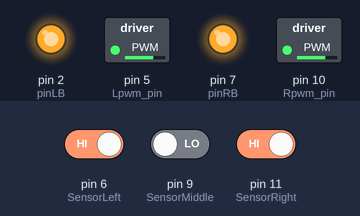
The sketch below on a simulated Arduino Uno, built with avr-gcc and run on an emulated ATmega328P. Parts: switched loads named in the sketch (green lamp = pin HIGH), output pins drawn as LEDs (lit = HIGH). The test bench sets the inputs (shaded band); at power-on: pin 6 (SensorLeft) HIGH, pin 9 (SensorMiddle) LOW, pin 11 (SensorRight) HIGH. Pins used as bus, display or sensor lines are not drawn.

Above: at 1.2 s.
1.3 s: pin 6 (SensorLeft) driven LOW
At 1.7 s:
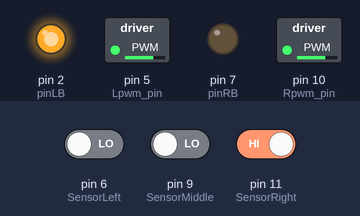
2.8 s: pin 6 (SensorLeft) driven HIGH
At 4.0 s:
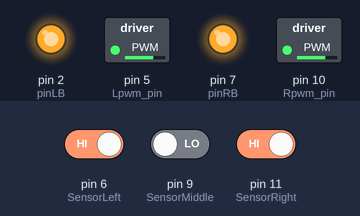
4.3 s: pin 9 (SensorMiddle) driven HIGH
At 5.2 s:
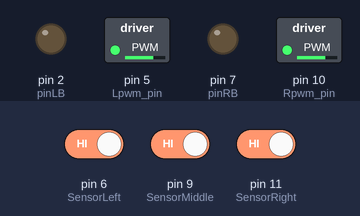
5.8 s: pin 11 (SensorRight) driven LOW
At 6.3 s:
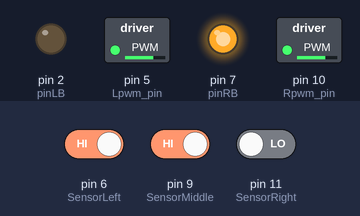
7.3 s: pin 11 (SensorRight) driven HIGH
At 8.7 s:
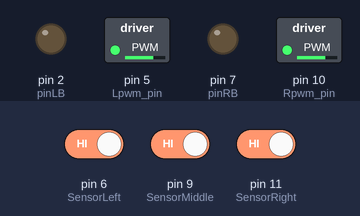
Timing chart, 0 to 9.8 s (numbered marks = the images above; inputs shaded):
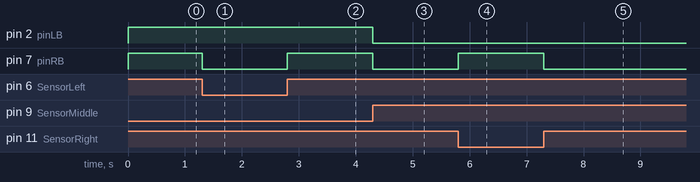

Measured:
- after the input at 1.3 s, pin 7 (pinRB): HIGH → LOW at once
- after the input at 2.8 s, pin 7 (pinRB): LOW → HIGH at once
- after the input at 4.3 s, pin 2 (pinLB), pin 7 (pinRB): HIGH → LOW at once
- after the input at 5.8 s, pin 7 (pinRB): LOW → HIGH at once
- after the input at 7.3 s, pin 7 (pinRB): HIGH → LOW at once

The sketch:

Line_Tracking_Car.ino
```cpp
#define SensorLeft    6   //input pin of left sensor
#define SensorMiddle  9   //input pin of middle sensor
#define SensorRight   11   //input pin of right sensor
unsigned char SL;        //state of left sensor
unsigned char SM;        //state of middle sensor
unsigned char SR;        //state of right sensor
#define Lpwm_pin  5     //pin of controlling speed---- ENA of motor driver board
#define Rpwm_pin  10    //pin of controlling speed---- ENA of motor driver board
int pinLB=2;            //pin of controlling diversion----IN1 of motor driver board
int pinLF=4;            //pin of controlling diversion----IN2 of motor driver board
int pinRB=7;            //pin of controlling diversion----IN3 of motor driver board
int pinRF=8;            //pin of controlling diversion----IN4 of motor driver board
unsigned char Lpwm_val =180;//the speed of left wheel at 180 in initialization
unsigned char Rpwm_val = 180;//the speed of right wheel at 180 in initialization
int Car_state=0;             //state of car moving

void Sensor_IO_Config()
{
  pinMode(SensorLeft,INPUT);
  pinMode(SensorMiddle,INPUT);
  pinMode(SensorRight,INPUT);
}
void Sensor_Scan(void)
{
  SL = digitalRead(SensorLeft);
  SM = digitalRead(SensorMiddle);
  SR = digitalRead(SensorRight);
}
void M_Control_IO_config(void)//initialized function of IO of motor driver
{
  pinMode(pinLB,OUTPUT); // pin 2--IN1 of motor driver board
  pinMode(pinLF,OUTPUT); // pin 4--IN2 of motor driver board
  pinMode(pinRB,OUTPUT); // pin 7--IN3 of motor driver board
  pinMode(pinRF,OUTPUT); // pin 8--IN4 of motor driver board
  pinMode(Lpwm_pin,OUTPUT); // pin 5  (PWM) --ENA of motor driver board
  pinMode(Rpwm_pin,OUTPUT); // pin 10 (PWM) --ENB of motor driver board
}
void Set_Speed(unsigned char Left,unsigned char Right)//setting function of speed
{
  analogWrite(Lpwm_pin,Left);
  analogWrite(Rpwm_pin,Right);
}
void advance()     // going forwards
    {
     digitalWrite(pinRB,LOW);  // making motor move towards right rear
     digitalWrite(pinRF,HIGH);
     digitalWrite(pinLB,LOW);  //  making motor move towards left rear
     digitalWrite(pinLF,HIGH);
     Car_state = 1;
    }
void turnR()        //turning on the right(dual wheels)
    {
     digitalWrite(pinRB,LOW);  //making motor move towards right rear
     digitalWrite(pinRF,HIGH);
     digitalWrite(pinLB,HIGH);
     digitalWrite(pinLF,LOW);  //making motor move towards left front
     Car_state = 4;
    }
void turnL()        //turning on the left(dual wheels)
    {
     digitalWrite(pinRB,HIGH);
     digitalWrite(pinRF,LOW );   //making motor move towards right front
     digitalWrite(pinLB,LOW);   //making motor move towards left rear
     digitalWrite(pinLF,HIGH);
     Car_state = 3;
    }
void stopp()         //stop
    {
     digitalWrite(pinRB,HIGH);
     digitalWrite(pinRF,HIGH);
     digitalWrite(pinLB,HIGH);
     digitalWrite(pinLF,HIGH);
     Car_state = 5;
    }
void back()          //back
    {
     digitalWrite(pinRB,HIGH);  //making motor move towards right rear
     digitalWrite(pinRF,LOW);
     digitalWrite(pinLB,HIGH);  //making motor move towards left rear
     digitalWrite(pinLF,LOW);
     Car_state = 2;
    }

void setup()
{
   Sensor_IO_Config();
   M_Control_IO_config();        //motor controlling the initialization of IO
   Set_Speed(Lpwm_val,Rpwm_val); //setting initialization of speed
   stopp();
}
unsigned char old_SL,old_SM,old_SR;
void loop()
{
  Sensor_Scan();
 if (SM == HIGH)// middle sensor in black area
{
if (SL == LOW & SR == HIGH) // black on left, white on right, turn left
{
turnR();
}
else if (SR == LOW & SL == HIGH) // white on left, black on right, turn right
{
turnL();
}
else // white on both sides, going forward
{
advance();
}
}
else // middle sensor on white area
{
if (SL== LOW & SR == HIGH)// black on left, white on right, turn left
{
turnR();
}
else if (SR == LOW & SL == HIGH) // white on left, black on right, turn right
{
turnL();
}
else // all white, stop
{
back();
delay(100);
stopp() ;
}
}
}
```
